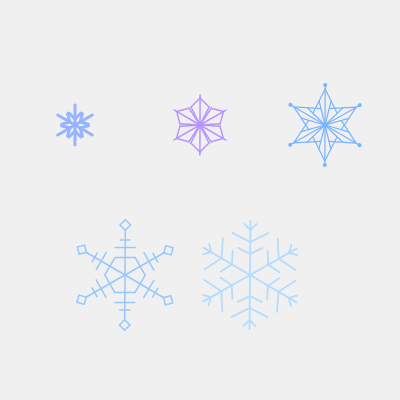
Frame 1 (no input)
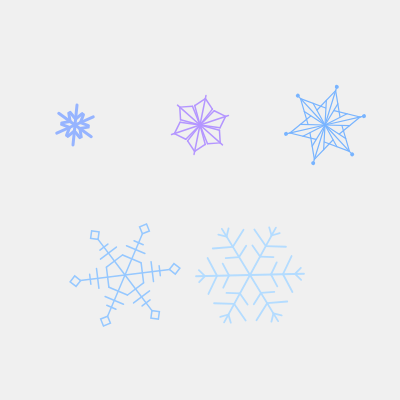
Frame 60 (no input)
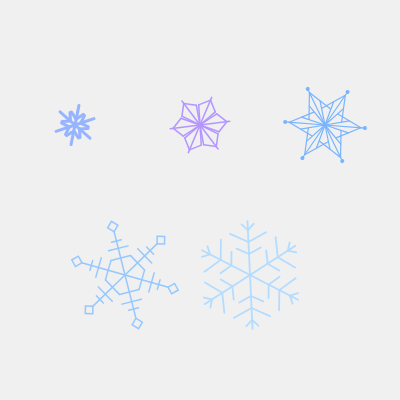
Frame 120 (the mouse pressed at the canvas centre since frame 60)

The p5.js sketch that drew these frames (run headless with seeded random() and noise() and a simulated clock; from frame 60 on, the mouse is pressed at the canvas centre):

// p5.js sketch
// ── sketch.js
let NUM = 6;

function setup() {
  createCanvas(400, 400);
}

function drawSnow01(x, y, angle, radius, col) {
  strokeWeight(15);
  stroke(col);

  push();
  {
    translate(x, y);
    rotate(angle);
    scale(radius / 100);

    for (let i = 0; i < NUM; i++) {
      push();
      {
        rotate(i * TWO_PI / NUM);
        line(0, 0, 0, -100);
        line(0, 30, 30, 60);
        line(0, 30, -30, 60);
      }
      pop();
    }
  }
  pop();
}

function drawSnow02(x, y, angle, radius, col) {
  push();
  {
    translate(x, y);
    rotate(angle);
    scale(radius / 100);
    
    stroke(col);
    strokeWeight(5);
    
    for (let i = 0; i < NUM; i++) {
      push();
      {
        rotate(i * TWO_PI / NUM);
        
        line(0, 0, 0, -100);
        
        line(0, 0, 30, 60);
        line(0, 0, -30, 60);
        
        line(0, 90, 30, 60);
        line(0, 90, -30, 60);
      }
      pop();
    }
  }
  pop();
}

function drawSnow03(x, y, angle, radius, col) {
  push();
  {
    translate(x, y);
    rotate(angle);
    scale(radius / 100);
    
    stroke(col);
    strokeWeight(3);
    
    for (let i = 0; i < NUM; i++) {
      push();
      {
        rotate(i * TWO_PI / NUM);
        
        line(0, 0, 0, -100);
        
        line(0, 0, 15, 60);
        line(0, 0, -15, 60);
        
        line(0, 90, 30, 30);
        line(0, 90, -30, 30);
        
        noStroke();
        fill(col);
        circle(0, -100, 10);
      }
      pop();
    }
  }
  pop();
}

function drawSnow04(x, y, angle, radius, col) {
  push();
  {
    translate(x, y);
    rotate(angle);
    scale(radius / 100);
    
    rectMode(CENTER);
    stroke(col);
    strokeWeight(3);
    
    for (let i = 0; i < NUM; i++) {
      push();
      {
        rotate(i * TWO_PI / NUM);
        
        line(0, 0, 0, -90);
        
        line(-20, 35, 20, 35);
        line(-20, 55, 20, 55);
        line(-10, 70, 10, 70);
        
        noFill();
        translate(0, -100);
        rotate(PI / 4);
        square(0, 0, 15);
      }
      pop();
    }
  }
  pop();
}

function drawSnow05(x, y, angle, radius, col) {
  push();
  {
    translate(x, y);
    rotate(angle);
    scale(radius / 100);
    
    stroke(col);
    strokeWeight(3);
    
    for (let i = 0; i < NUM; i++) {
      push();
      {
        rotate(i * TWO_PI / NUM);
        
        line(0, 0, 0, -90);
        
        line(0, 35, 20, 45);
        line(0, 35, -20, 45);
        
        line(0, 55, 30, 70);
        line(0, 55, -30, 70);
        
        line(0, 75, 10, 85);
        line(0, 75, -10, 85);
      }
      pop();
    }
  }
  pop();
}

function draw() {
  background(240);

  let sec = millis() / 1000;
  drawSnow01(75, 125, sec * 0.1, 20, color(150, 180, 255));
  drawSnow02(200, 125, sec * 0.2, 30, color(180, 150, 255));
  drawSnow03(325, 125, sec * 0.3, 40, color(120, 180, 255));
  drawSnow04(125, 275, sec * 0.4, 50, color(150, 200, 255));
  drawSnow05(250, 275, sec * 0.5, 60, color(180, 220, 255));
}
